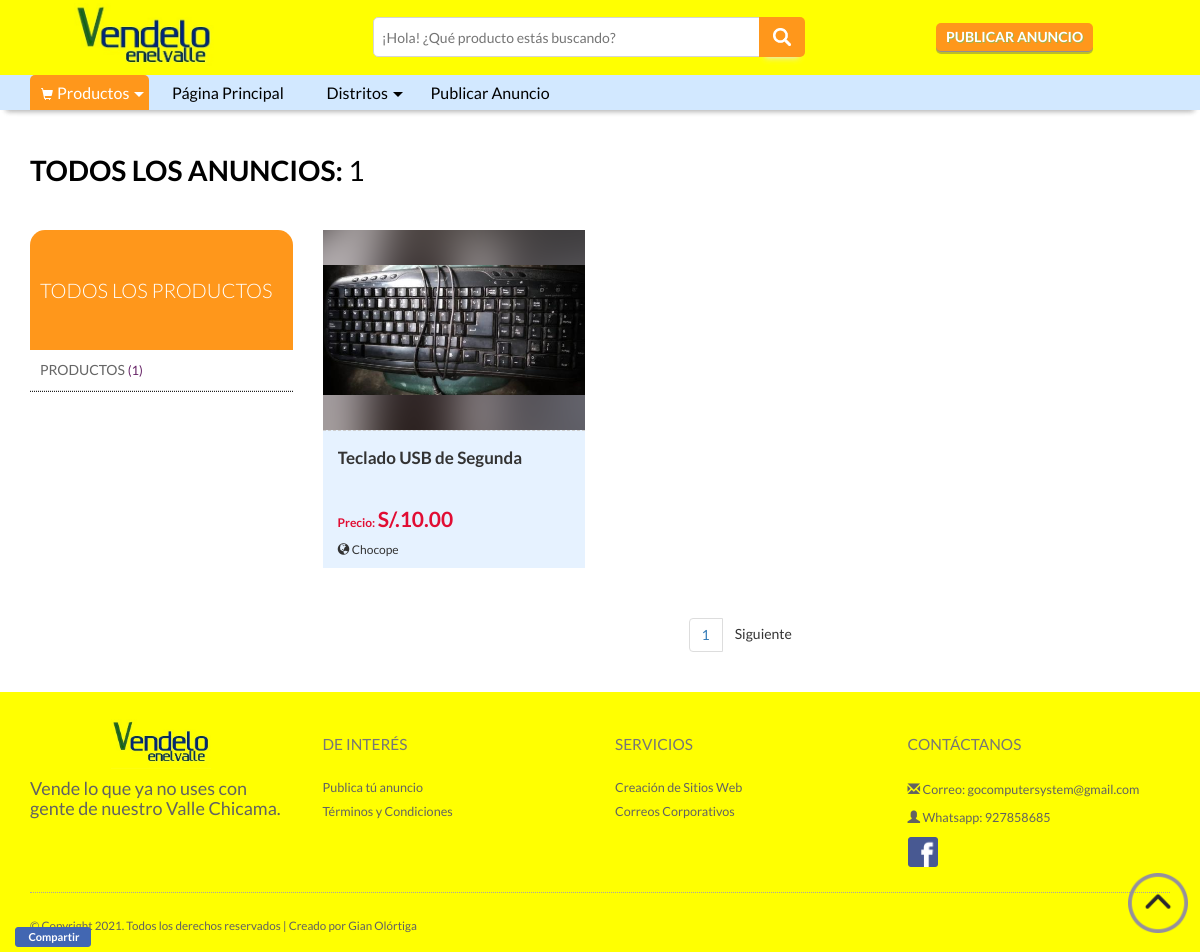
/all-categorias.php, run on the app's committed database.
### tables this page shows
CREATE TABLE `categoria_padre` (
  `id_catpadre` int(11) NOT NULL,
  `nombre` varchar(100) NOT NULL,
  `imagen` varchar(20) NOT NULL
);

CREATE TABLE `anuncios` (
  `id` int(11) NOT NULL,
  `categoriahija_id` int(11) NOT NULL,
  `categoria_hdn` text NOT NULL,
  `name_n` varchar(100) NOT NULL,
  `correo` varchar(100) NOT NULL,
  `telefono` varchar(12) NOT NULL,
  `distrito` varchar(50) NOT NULL,
  `nombre` varchar(150) NOT NULL,
  `descripcion` text NOT NULL,
  `keywords` text NOT NULL,
  `imagen1` varchar(50) NOT NULL,
  `imagen2` varchar(50) NOT NULL,
  `imagen3` varchar(50) NOT NULL,
  `precio` decimal(5,2) NOT NULL,
  `precio_oferta` decimal(5,2) NOT NULL,
  `fecha_publicacion` date NOT NULL,
  `user_id` int(11) NOT NULL,
  `estado` tinyint(1) NOT NULL,
  `codigo` int(12) NOT NULL
);

### resource/conexion.php (called while the page is built, shortened)
<?php
function listar($mysqli, $tabla){
    $q = "SELECT * FROM ".$tabla;
    return mysqli_query($mysqli, $q);
}
function filas($q){
    return mysqli_num_rows($q);
}
function q($mysqli, $q){
    return mysqli_query($mysqli, $q);
}
function datos($q){
    return mysqli_fetch_array($q);
}
?>

### resource/traer_img.php (called while the page is built)
<?php
if ($reg['imagen1']){
    $imgpic = $reg['imagen1'];
    $imgfigure = $reg['imagen1'];
}elseif (empty($reg['imagen1'])){
    $imgpic = $reg['imagen2'];
    $imgfigure = $reg['imagen2'];
}elseif (empty($reg['imagen3'])){
    $imgpic = $reg['imagen1'];
    $imgfigure =$reg['imagen1'];
}else{
    $imgpic = "generica2.jpg";
    $imgfigure ="generica2.jpg";
}
?>

### resource/section-resultado-busqueda-all.php (the view, shortened to what this page needs)
<?php
while ($reg=datos($publicacion)) {
?>
<div class="col-lg-4 col-md-4 col-sm-6 col-xs-6 history_cat">
	<?php
	$empresa = str_replace(" ", "-", $reg['nombre']." en ".$reg['distrito']);
	?>
	<a class="c_list ultimos-a-div" href="producto.php?id=<?= $reg['id']?>&tag_all=<?="all"?>&producto=<?=$empresa?>" title="<?=$reg['nombre']?>">
		<div class="w_list">
			<?include("resource/traer_img.php")?>
			<i class="history_pi32" style="background-image: url(img/anuncios/<?=$imgpic?>);"></i>
			<div class="img-anuncio-min c_div_img" >
				<img class="c_list_img img-div-min img-responsive" src="img/anuncios/<?=$imgfigure?>">
			</div>
			<div class="c_list_info">
					<div class="c_list_price_w">
						<span class="c_description"><?= $reg['nombre']?></span>
						<?if($reg['precio_oferta']>0){?>
						<span class="c_list_price">Oferta: <span>S/.<?=$reg['precio_oferta']?></span></span>
						<span class="c_list_first_price">Normal: S/.<?=$reg['precio']?></span>
						<?}else{?>
						<span class="c_list_price">Precio: <span>S/.<?=$reg['precio']?></span></span>
						<?}?>
						<span class="c_distrito"><span class="glyphicon glyphicon-globe"></span> <?=$reg['distrito'] ?></span>
					</div>
			</div>
		</div>
	</a>
</div>
<?php }?>

### all-categorias.php (shortened to what this page needs)
<?php
include("resource/conexion.php");
$registros='25';
$pag = $_GET['pag'];
if (!$pag){
	$inicio = 0;
}else{
	$inicio = ($pag -1) * $registros;
}
?>
<!DOCTYPE html PUBLIC "-//W3C//DTD XHTML 1.0 Transitional//ES" "http://www.w3.org/TR/xhtml1/DTD/xhtml1-transitional.dtd">
<html xmlns="http://www.w3.org/1999/xhtml" lang="es">
<head>
	<?php include("template/head.php"); ?>
</head>
<body>
	<?php include("template/header.php");?>
	<section class="gos">
		<section class="dimensiones">
			<section class="i_dimensiones container_top cubo1">
				<div class="container">
					<div class="row">
						<?php
						$entradas=q($mysqli,"SELECT * FROM anuncios WHERE estado=1");
						$total_registros=filas($entradas);
						if ($total_registros>0){
						?>
						<div class="nav-thumb">
							<p class="p-resultados-cat p-resultados-global"> <strong>Todos los anuncios:</strong> <?= $total_registros;?></p>
						</div>
						<?php }?>
					</div>
					<div class="row">
						<section class="principal_cat">
							<div class="col-lg-3 col-sm-3 col-xs-12">
								<div id="ofert-fixed">
									<div id="ofert_details">
										<div id="categorias-busqueda">
											<p id="categorias-busqueda-p" class="cat_active">TODOS LOS PRODUCTOS</p>
											<ul class="list_menuv">
											<?php
											$q_allcategory=listar($mysqli,"categoria_padre");
											while($reg_allcategory=datos($q_allcategory)){;
												$id_catpadre=$reg_allcategory['id_catpadre'];
												$sql_sum1 = q($mysqli,"SELECT * FROM anuncios,categoria_hija WHERE categoriahija_id=id_cathija and catpadre_id=$id_catpadre and estado=1");
												$suma=filas($sql_sum1);
											?>
												<li>
													<a href="categoria-p.php?tag_p=<?=$id_catpadre ?>"><?=$reg_allcategory['nombre'] ?> <span class="total-cat">(<?=$suma?>)</span></a>
												</li>
											<?php }?>
											</ul>
										</div>
									</div>
								</div>
							</div>
							<div class="col-lg-9 col-sm-9 col-xs-12">
								<div class="row">
									<div id="container-busqueda">
										<?php
										$publicacion=q($mysqli, "SELECT * FROM anuncios WHERE estado=1 ORDER BY id DESC LIMIT $inicio, $registros ");
										?>
										<?php include("resource/section-resultado-busqueda-all.php") ;?>
									</div><br>
								</div>
								<?php
									include("resource/paginacion.php");
								?>
							</div>
						</section>
						</div>
					</div><br>
			</section>
		</section>
	</section>
	<?php include("template/footer.php"); ?>
</body>
</html>

### data on the page
categoria_padre: nombre "PRODUCTOS", suma "1"
anuncios: imagen1 (picture), nombre "Teclado USB de Segunda", precio "10.00", distrito "Chocope"

### other printed values
$total_registros "1"
$pag "1"
